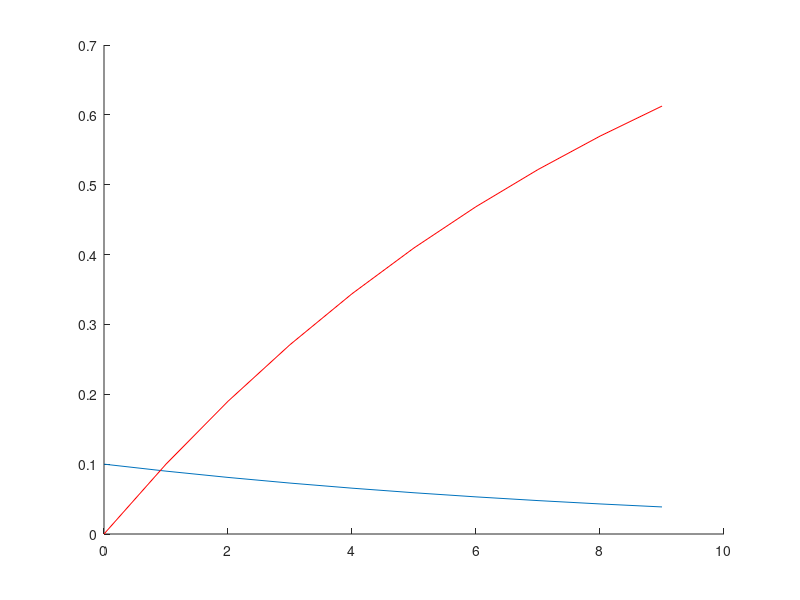

This figure's MATLAB source:


p = .1;

itis = 0.6:0.05:1;
x = 0:numel(itis);

f = p.*(1-p).^x;

S = (1-p).^x;
F = 1-S;

h = f./S;


figure
hold on
plot(x, f);
plot(x, F,'r');


